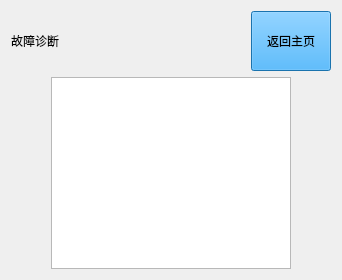
      <widget class="QWidget" name="FaultPage">
       <layout class="QVBoxLayout" name="verticalLayout_20">
        <item>
         <layout class="QHBoxLayout" name="horizontalLayout_22">
          <item>
           <widget class="QLabel" name="label_17">
            <property name="styleSheet">
             <string notr="true">font: 18pt &quot;Microsoft YaHei UI&quot;;
color: rgb(0, 0, 0);</string>
            </property>
            <property name="text">
             <string>故障诊断</string>
            </property>
           </widget>
          </item>
          <item>
           <spacer name="horizontalSpacer_46">
            <property name="orientation">
             <enum>Qt::Orientation::Horizontal</enum>
            </property>
            <property name="sizeHint" stdset="0">
             <size>
              <width>40</width>
              <height>20</height>
             </size>
            </property>
           </spacer>
          </item>
          <item>
           <widget class="QPushButton" name="Fault_BackHomeButton">
            <property name="minimumSize">
             <size>
              <width>0</width>
              <height>60</height>
             </size>
            </property>
            <property name="styleSheet">
             <string notr="true">font: 18pt &quot;Microsoft YaHei UI&quot;;
background-color: rgb(37, 161, 244);
color: rgb(0, 0, 0);
</string>
            </property>
            <property name="text">
             <string>返回主页</string>
            </property>
           </widget>
          </item>
         </layout>
        </item>
        <item>
         <layout class="QHBoxLayout" name="horizontalLayout_23">
          <item>
           <spacer name="horizontalSpacer_47">
            <property name="orientation">
             <enum>Qt::Orientation::Horizontal</enum>
            </property>
            <property name="sizeHint" stdset="0">
             <size>
              <width>40</width>
              <height>20</height>
             </size>
            </property>
           </spacer>
          </item>
          <item>
           <widget class="QTableWidget" name="FaultTableWidget">
            <property name="minimumSize">
             <size>
              <width>240</width>
              <height>0</height>
             </size>
            </property>
            <property name="maximumSize">
             <size>
              <width>240</width>
              <height>16777215</height>
             </size>
            </property>
            <property name="styleSheet">
             <string notr="true">font: 8pt &quot;Microsoft YaHei UI&quot;;
color: rgb(0, 0, 0);</string>
            </property>
           </widget>
          </item>
          <item>
           <spacer name="horizontalSpacer_48">
            <property name="orientation">
             <enum>Qt::Orientation::Horizontal</enum>
            </property>
            <property name="sizeHint" stdset="0">
             <size>
              <width>40</width>
              <height>20</height>
             </size>
            </property>
           </spacer>
          </item>
         </layout>
        </item>
       </layout>
      </widget>
